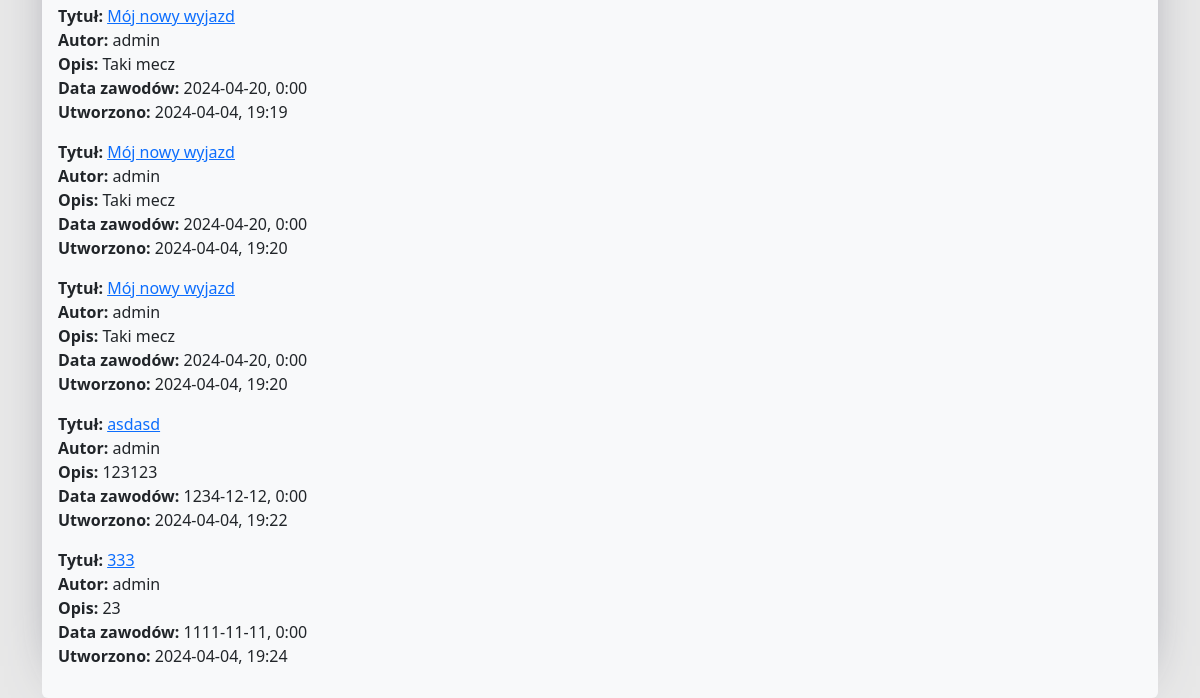
Page /calendar/ (signed in, lower part) on the earlier database version.
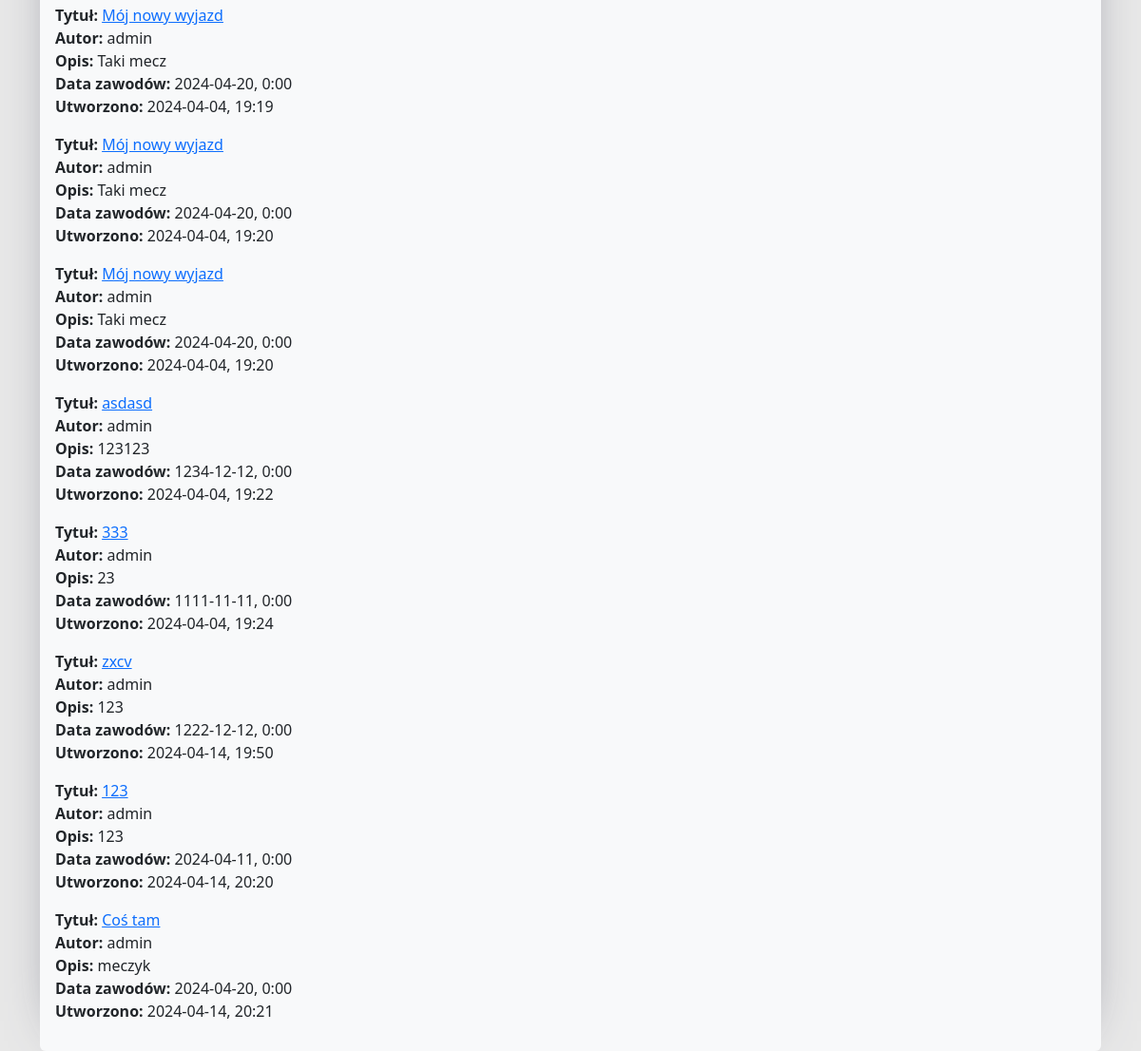
Same page on the later database version.
### speedway_calendar/models.py (models this page shows, shortened)
class Task(models.Model):
    title = models.CharField(max_length=255)
    author = models.ForeignKey(User, on_delete=models.CASCADE)
    place = models.CharField(max_length=255)
    match_date = models.DateTimeField()
    description = models.CharField(max_length=255)
    created_at = models.DateTimeField(auto_now_add=True)
    updated_at = models.DateTimeField(auto_now=True)

### speedway_calendar/views.py (the view)
# urls.py: path('', HomeView.as_view(), name='blog_home'),
class HomeView(ListView):
    model = Task
    template_name = 'speedway_calendar/home.html'
    def get_queryset(self):
        return Task.objects.filter(author__username=self.request.user)

### speedway_calendar/templates/speedway_calendar/home.html (shortened to what this page needs)
{% extends 'base.html' %}
{% block content %}
    <ul class="list-group">
        {% for task in task_list %}
            <li class="list-group-item">
                <b>Tytuł:</b> <a href="{% url 'calendar_details' task.pk %}">{{ task.title }}</a><br>
                <b>Autor:</b> {{ task.author }}<br>
                <b>Opis:</b> {{ task.description }}<br>
                <b>Data zawodów:</b> {{ task.match_date|date:'Y-m-d, G:i' }}<br>
                <b>Utworzono:</b> {{ task.created_at|date:'Y-m-d, G:i' }}<br>
            </li>
        {% endfor %}
    </ul>
{% endblock %}

### templates/base.html (shortened to what this page needs)
{% load static %}
<!doctype html>
<html lang="en">
  <head>
    <link href="https://cdn.jsdelivr.net/npm/bootstrap@5.3.0-alpha1/dist/css/bootstrap.min.css" rel="stylesheet">
    <link rel="stylesheet" href="{% static 'blogasek/styles.css' %}">
  </head>
  <body>
    <div class="container main-content mt-0">
        {% block content %}
        {% endblock %}
    </div>
  </body>
</html>

### blog/static/blogasek/styles.css (style rules this page uses)
body { background-color: #e8e8e8; }
.main-content { margin-top: 3rem; }
.list-group { -webkit-box-shadow: 0px 0px 58px -32px rgba(66, 68, 90, 1); -moz-box-shadow: 0px 0px 58px -32px rgba(66, 68, 90, 1); box-shadow: 0px 0px 58px -32px rgba(66, 68, 90, 1); }
.list-group-item { background-color: #f8f9fa; background-color: #f8f9fa; border: none; }
ul > .list-group-item:last-child { padding-bottom: 30px; }

Differences in the rows shown:
added Task: title "zxcv", author "admin", description "123", match_date "1222-12-12, 0:00", created_at "2024-04-14, 19:50"
added Task: title "123", author "admin", description "123", match_date "2024-04-11, 0:00", created_at "2024-04-14, 20:20"
added Task: title "Coś tam", author "admin", description "meczyk", match_date "2024-04-20, 0:00", created_at "2024-04-14, 20:21"
